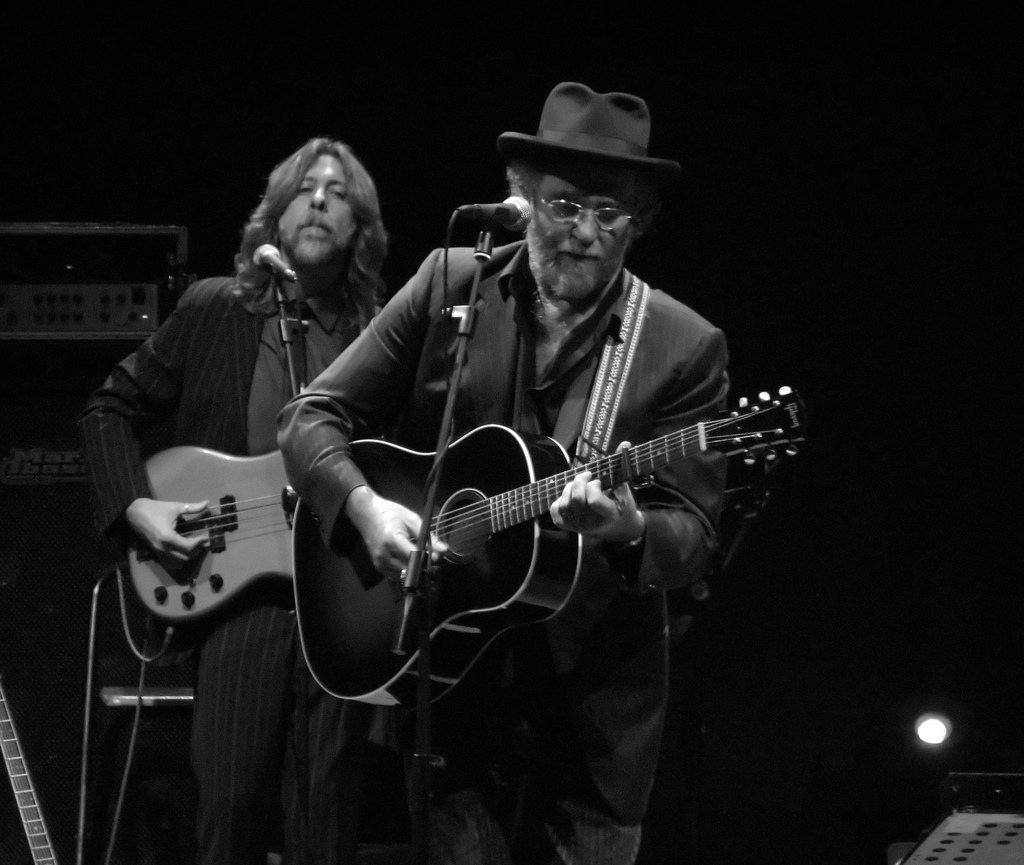
#> input picture dataset_sombreros/cowboy hat/images/0009fde62ded08a6.jpg, 1024 x 865 px
$ python -i analisis_circulos.py   (imports and definitions only)
#> lines starting #> are read from the running program, lines starting #| are printed output that depends on the picture; after the words box and inside, x2 and y2 are one past the last pixel; in counts of white or black regions, pixels touching at a corner belong together
import cv2
import numpy as np
import matplotlib.pyplot as plt
import os
import pandas as pd
from datetime import datetime

class AnalizadorCirculos:
    def __init__(self, carpeta_imagenes='images/', carpeta_resultados='resultados/'):
        self.carpeta_imagenes = carpeta_imagenes
        self.carpeta_resultados = carpeta_resultados

        # Crear carpeta de resultados si no existe
        if not os.path.exists(self.carpeta_resultados):
            os.makedirs(self.carpeta_resultados)

        self.resultados_df = pd.DataFrame(columns=[
            'Nombre_Imagen', 'Formato', 'Tamaño', 'Num_Circulos',
            'Area_Media', 'Area_Max', 'Area_Min',
            'Perimetro_Medio', 'Perimetro_Max', 'Perimetro_Min',
            'Radio_Medio', 'Radio_Max', 'Radio_Min',
            'Filtro_Usado', 'Metodo_Deteccion'
        ])

        # Atributos para almacenar resultados de análisis
        self.imagen_original = None
        self.imagen_rgb = None
        self.imagen_gris = None
        self.nombre_imagen = None
        self.formato_imagen = None
        self.tamaño_imagen = None
        self.circulos = None
        self.circulos_contornos = None
        self.areas = []
        self.perimetros = []
        self.radios = []

    def cargar_imagen(self, ruta_imagen):
        """Carga una imagen desde la ruta especificada."""
        self.imagen_original = cv2.imread(ruta_imagen)
#> self.imagen_original is the input picture: shape (865, 1024, 3); min 0, max 255, mean 22.8
        if self.imagen_original is None:
            raise ValueError(f"No se pudo cargar la imagen: {ruta_imagen}")

        # Convertir BGR a RGB para visualización con matplotlib
        self.imagen_rgb = cv2.cvtColor(self.imagen_original, cv2.COLOR_BGR2RGB)
        self.nombre_imagen = os.path.basename(ruta_imagen)
        self.formato_imagen = os.path.splitext(ruta_imagen)[1]
        self.tamaño_imagen = self.imagen_original.shape

        return self.imagen_rgb

    def convertir_escala_grises(self, imagen=None):
        """Convierte una imagen a escala de grises."""
        if imagen is None:
            imagen = self.imagen_original

        if len(imagen.shape) == 2:  # Ya es escala de grises
            self.imagen_gris = imagen
            return self.imagen_gris

        self.imagen_gris = cv2.cvtColor(imagen, cv2.COLOR_BGR2GRAY)
        return self.imagen_gris

    def detectar_circulos_hough(self, imagen=None, metodo=cv2.HOUGH_GRADIENT,
                                dp=1, minDist=50, param1=50, param2=30,
                                minRadius=0, maxRadius=0):
        """
        Detecta círculos usando la transformada de Hough.

        Args:
            imagen: Imagen en escala de grises (si es None, usa la imagen cargada)
            metodo: Método de detección (por defecto cv2.HOUGH_GRADIENT)
            dp: Resolución del acumulador
            minDist: Distancia mínima entre círculos
            param1: Umbral para el detector de bordes
            param2: Umbral para la detección de centros
            minRadius: Radio mínimo a detectar
            maxRadius: Radio máximo a detectar

        Returns:
            Tupla (imagen_con_circulos, circulos_detectados)
        """
        if imagen is None:
            if not hasattr(self, 'imagen_gris') or self.imagen_gris is None:
                self.imagen_gris = self.convertir_escala_grises()
            imagen = self.imagen_gris

        self.circulos = cv2.HoughCircles(
            imagen,
            metodo,
            dp,
            minDist,
            param1=param1,
            param2=param2,
            minRadius=minRadius,
            maxRadius=maxRadius
        )

        # Crear una copia de la imagen original para dibujar los círculos
        self.imagen_con_circulos = self.imagen_rgb.copy() if hasattr(self, 'imagen_rgb') else None

        # Limpiar métricas anteriores
        self.areas = []
        self.perimetros = []
        self.radios = []

        if self.circulos is not None:
            # Convertir los valores a enteros
            self.circulos = np.uint16(np.around(self.circulos))

            for circulo in self.circulos[0, :]:
                centro_x, centro_y, radio = circulo[0], circulo[1], circulo[2]

                # Calcular área y perímetro
                area = np.pi * radio ** 2
                perimetro = 2 * np.pi * radio

                # Guardar métricas
                self.areas.append(area)
                self.perimetros.append(perimetro)
                self.radios.append(radio)

                # Dibujar círculo en la imagen
                if self.imagen_con_circulos is not None:
                    cv2.circle(self.imagen_con_circulos, (centro_x, centro_y), radio, (0, 255, 0), 2)
                    cv2.circle(self.imagen_con_circulos, (centro_x, centro_y), 2, (255, 0, 0), 3)

        return self.imagen_con_circulos, self.circulos

    # [158 lines left out: functions detectar_circulos_contornos, analizar_circulos, not called in this run]

    def procesar_imagen(self, ruta_imagen, metodo_deteccion='hough'):
        """
        Procesa una imagen completa aplicando una serie de pasos para detectar círculos.

        Args:
            ruta_imagen: Ruta a la imagen a procesar
            metodo_deteccion: Método de detección ('hough' o 'contornos')

        Returns:
            Tupla (imagen_resultado, circulos_detectados)
        """
        print(f"Procesando imagen: {ruta_imagen}")

        # Cargar imagen
        self.cargar_imagen(ruta_imagen)

        # Convertir a escala de grises
        imagen_gris = self.convertir_escala_grises()

        # Aplicar filtro gaussiano para reducir ruido
        imagen_filtrada = cv2.GaussianBlur(self.imagen_original, (5, 5), 0)

        # Convertir imagen filtrada a escala de grises
        imagen_filtrada_gris = self.convertir_escala_grises(imagen_filtrada)

        # Preprocesamiento específico según el método
        if metodo_deteccion == 'hough':
            # Para Hough: Binarización simple puede funcionar
            _, imagen_binaria = cv2.threshold(imagen_filtrada_gris, 127, 255, cv2.THRESH_BINARY)
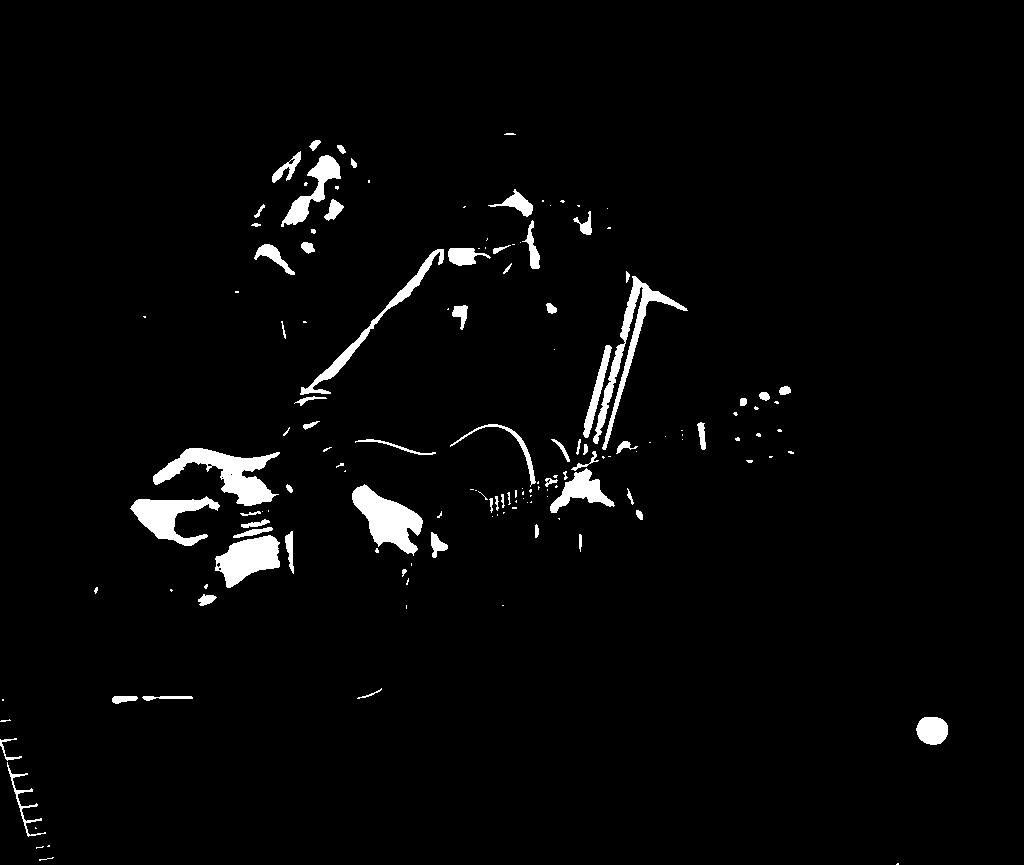
#> imagen_binaria: shape (865, 1024); 2.8% white; 149 white regions (82 under 20 px), largest, box (x1, y1, x2, y2) and area: (153, 448, 280, 506) 2899, (352, 484, 423, 556) 2519, (593, 276, 688, 450) 2478
        else:
            # Para contornos: Usar umbral adaptativo para mejor segmentación
            imagen_binaria = cv2.adaptiveThreshold(
                imagen_filtrada_gris, 255, cv2.ADAPTIVE_THRESH_GAUSSIAN_C,
                cv2.THRESH_BINARY_INV, 11, 2
            )

        # Aplicar operación morfológica para mejorar la detección
        kernel = np.ones((5, 5), np.uint8)
        imagen_morfologica = cv2.morphologyEx(imagen_binaria, cv2.MORPH_CLOSE, kernel, iterations=2)
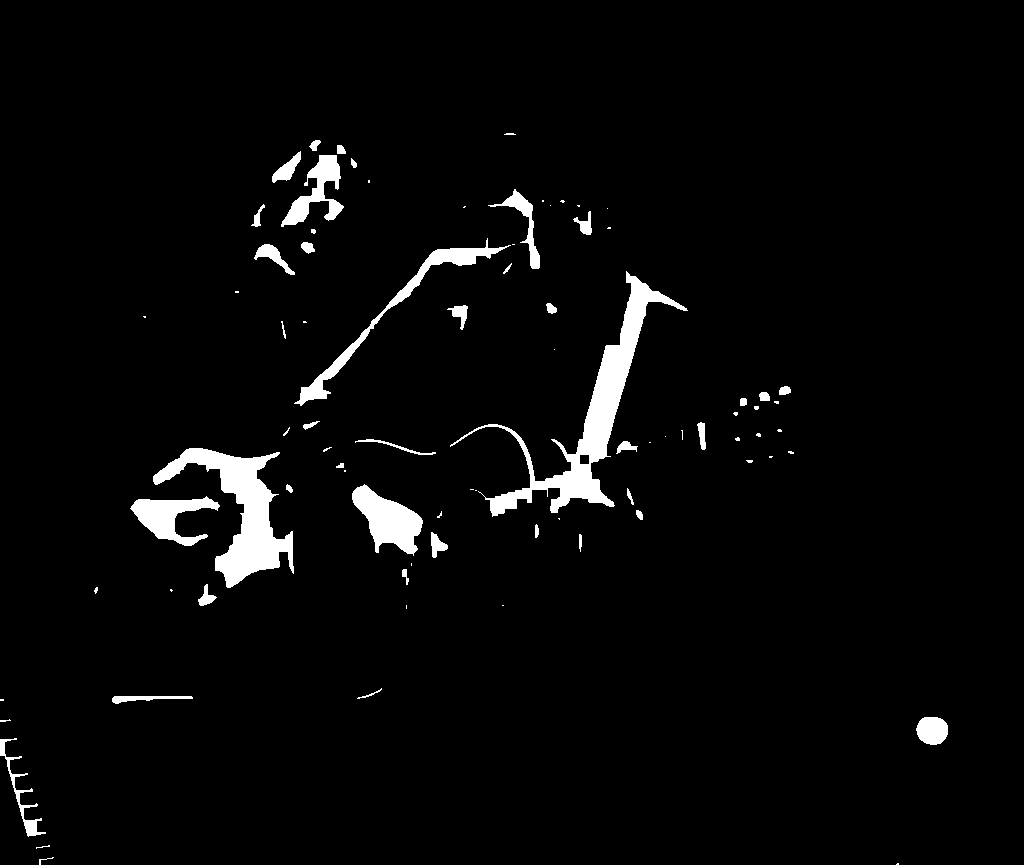
#> imagen_morfologica: shape (865, 1024); 3.4% white; 83 white regions (41 under 20 px), largest, box (x1, y1, x2, y2) and area: (450, 271, 688, 517) 8063, (153, 448, 294, 588) 6517, (352, 484, 423, 556) 2645
        imagen_morfologica = cv2.morphologyEx(imagen_morfologica, cv2.MORPH_OPEN, kernel, iterations=1)
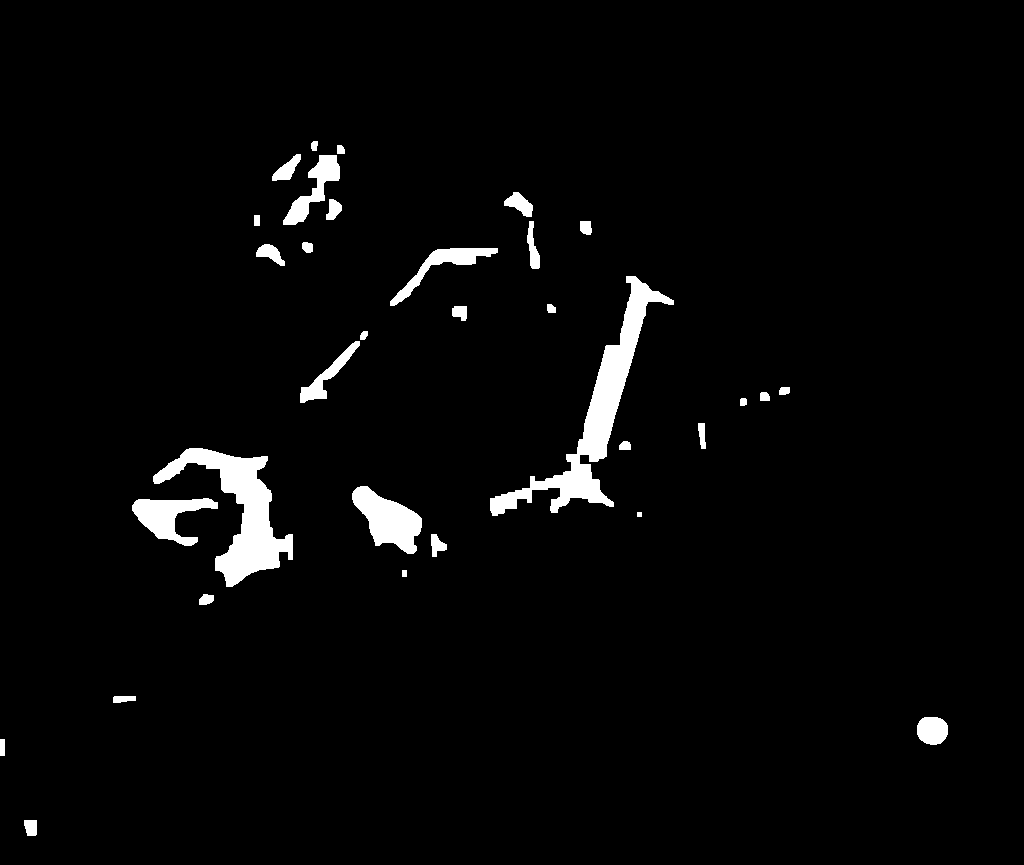
#> imagen_morfologica: shape (865, 1024); 3% white; 33 white regions, largest, box (x1, y1, x2, y2) and area: (490, 276, 674, 516) 7469, (153, 448, 293, 587) 6378, (352, 486, 422, 554) 2605

        # Detectar círculos según el método seleccionado
        if metodo_deteccion == 'hough':
            imagen_resultado, circulos = self.detectar_circulos_hough(
                imagen=imagen_filtrada_gris,
                dp=1,
                minDist=50,
                param1=50,
                param2=30,
                minRadius=10,
                maxRadius=100
            )
#> in detectar_circulos_hough, `self.circulos = cv2.HoughCircles( imagen, metodo, dp, minDist, param1=..`: self.circulos = 57 rows, first 8: [614.5, 371.5, 93.9], [422.5, 434.5, 99.4], [499.5, 555.5, 77.4], [539.5, 298.5, 99.4], [486.5, 311.5, 80.7], [351.5, 256.5, 80.7], [526.5, 410.5, 82.9], [503.5, 493.5, 71.9]
#> in detectar_circulos_hough, `self.circulos = np.uint16(np.around(self.circulos))`: self.circulos = 57 rows, first 8: [614, 372, 94], [422, 434, 99], [500, 556, 77], [540, 298, 99], [486, 312, 81], [352, 256, 81], [526, 410, 83], [504, 494, 72]
#> the loop in detectar_circulos_hough, `for circulo in self.circulos[0, :]:` made 57 passes
#> (centro_x, centro_y, radio, area, perimetro) on passes 1 to 8: (614, 372, 94, 27759.1, 590.6), (422, 434, 99, 30790.7, 622), (500, 556, 77, 18626.5, 483.8), (540, 298, 99, 30790.7, 622), (486, 312, 81, 20612, 508.9), (352, 256, 81, 20612, 508.9), (526, 410, 83, 21642.4, 521.5), (504, 494, 72, 16286, 452.4)
#> after the loop in detectar_circulos_hough, `for circulo in self.circulos[0, :]:`:
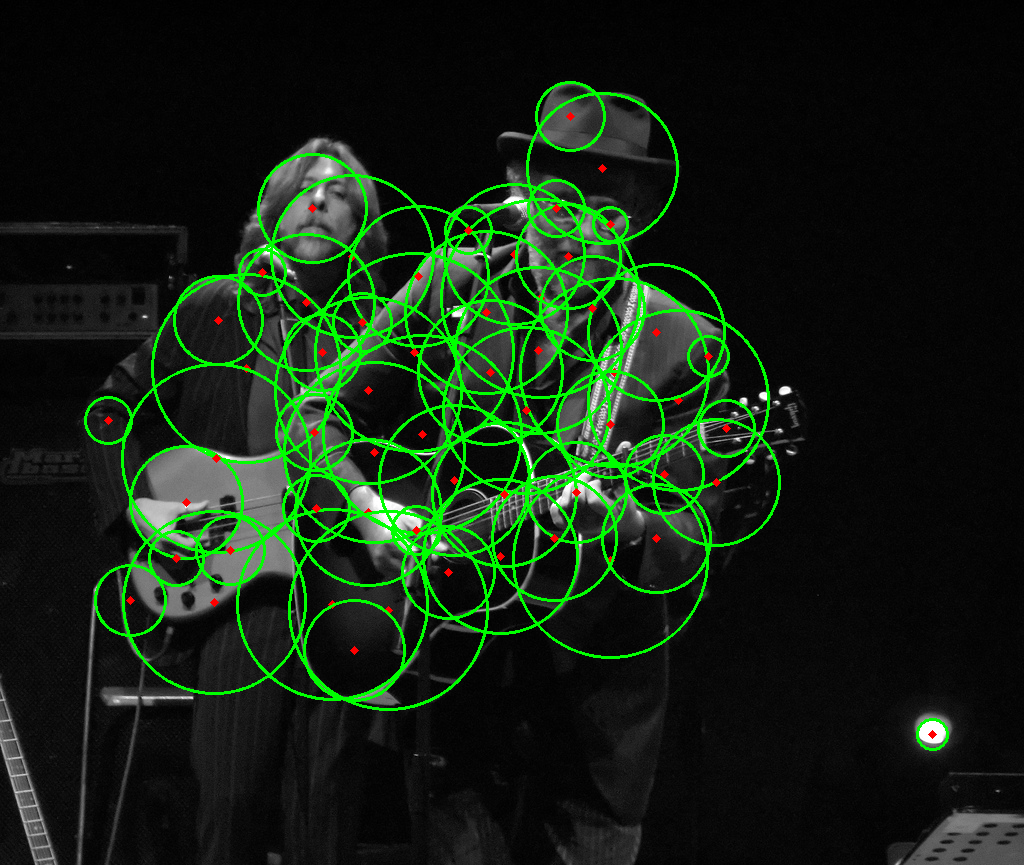
#> self.imagen_con_circulos: shape (865, 1024, 3); 6.73% of pixels changed, all inside (x1, y1, x2, y2) = (84, 81, 949, 751)
#> after the loop in detectar_circulos_hough, `for circulo in self.circulos[0, :]:`: self.areas = 57 values, max 30790.7 at index 1, min 706.9 at index 53, mean 13525.4; self.perimetros = 57 values, max 622 at index 1, min 94.25 at index 53, mean 377.7; self.radios = 57 values, max 99 at index 1, min 15 at index 53, mean 60.11
#> circulos has the same summary as self.circulos in detectar_circulos_hough
        else:  # 'contornos'
            # Intentar diferentes configuraciones para mejorar la detección
            imagen_resultado, circulos = self.detectar_circulos_contornos(
                imagen=imagen_morfologica,
                metodo=cv2.RETR_LIST,
                min_area=50,
                circularidad_min=0.6,
                invertir=False,
                debug=True  # Activar modo debug para ver información
            )

        # Guardar imágenes procesadas
        nombre_base = os.path.splitext(self.nombre_imagen)[0]

        self.guardar_imagen(self.imagen_rgb, f"{nombre_base}_original.jpg")
        self.guardar_imagen(imagen_gris, f"{nombre_base}_gris.jpg")
        self.guardar_imagen(cv2.cvtColor(imagen_filtrada, cv2.COLOR_BGR2RGB), f"{nombre_base}_filtrada.jpg")
        self.guardar_imagen(imagen_binaria, f"{nombre_base}_binaria.jpg")
        self.guardar_imagen(imagen_morfologica, f"{nombre_base}_morfologica.jpg")

        # También guardar la imagen binaria procesada si estamos usando contornos
        if metodo_deteccion == 'contornos' and hasattr(self, 'imagen_binaria_procesada'):
            self.guardar_imagen(self.imagen_binaria_procesada, f"{nombre_base}_binaria_procesada.jpg")

        self.guardar_imagen(imagen_resultado, f"{nombre_base}_resultado.jpg")

        # Añadir resultados al DataFrame
        num_circulos = len(self.areas) if hasattr(self, 'areas') and self.areas else 0
#> num_circulos = 57

        if num_circulos > 0:
            area_media = np.mean(self.areas)
#> area_media = 13525.4
            area_max = np.max(self.areas)
#> area_max = 30790.7
            area_min = np.min(self.areas)
#> area_min = 706.9

            perimetro_medio = np.mean(self.perimetros)
#> perimetro_medio = 377.7
            perimetro_max = np.max(self.perimetros)
#> perimetro_max = 622
            perimetro_min = np.min(self.perimetros)
#> perimetro_min = 94.25

            radio_medio = np.mean(self.radios)
#> radio_medio = 60.11
            radio_max = np.max(self.radios)
#> radio_max = 99
            radio_min = np.min(self.radios)
#> radio_min = 15
        else:
            area_media = area_max = area_min = 0
            perimetro_medio = perimetro_max = perimetro_min = 0
            radio_medio = radio_max = radio_min = 0

        nueva_fila = {
            'Nombre_Imagen': self.nombre_imagen,
            'Formato': self.formato_imagen,
            'Tamaño': str(self.tamaño_imagen),
            'Num_Circulos': num_circulos,
            'Area_Media': area_media,
            'Area_Max': area_max,
            'Area_Min': area_min,
            'Perimetro_Medio': perimetro_medio,
            'Perimetro_Max': perimetro_max,
            'Perimetro_Min': perimetro_min,
            'Radio_Medio': radio_medio,
            'Radio_Max': radio_max,
            'Radio_Min': radio_min,
            'Filtro_Usado': 'Gaussiano',
            'Metodo_Deteccion': metodo_deteccion
        }

        self.resultados_df = self.resultados_df._append(nueva_fila, ignore_index=True)
#> self.resultados_df = table of 1 rows and 15 columns

        return imagen_resultado, circulos

    # [67 lines left out: function procesar_multiples_imagenes, not called in this run]

    def guardar_imagen(self, imagen, nombre_archivo):
        """
        Guarda una imagen procesada.

        Args:
            imagen: Imagen a guardar
            nombre_archivo: Nombre del archivo de salida

        Returns:
            Ruta completa donde se guardó la imagen
        """
        ruta_completa = os.path.join(self.carpeta_resultados, nombre_archivo)

        # Para imágenes que deben guardarse con OpenCV (no RGB)
        if len(imagen.shape) == 3 and imagen.shape[2] == 3:
            # Convertir RGB a BGR para guardar con OpenCV
            imagen_bgr = cv2.cvtColor(imagen, cv2.COLOR_RGB2BGR)
            cv2.imwrite(ruta_completa, imagen_bgr)
        else:
            # Para imágenes en escala de grises o binarias
            cv2.imwrite(ruta_completa, imagen)

        return ruta_completa

    # [91 lines left out: functions guardar_resultados_excel, visualizar_resultados, not called in this run]

>>> result = AnalizadorCirculos().procesar_imagen('../../dataset_sombreros/cowboy hat/images/0009fde62ded08a6.jpg')
